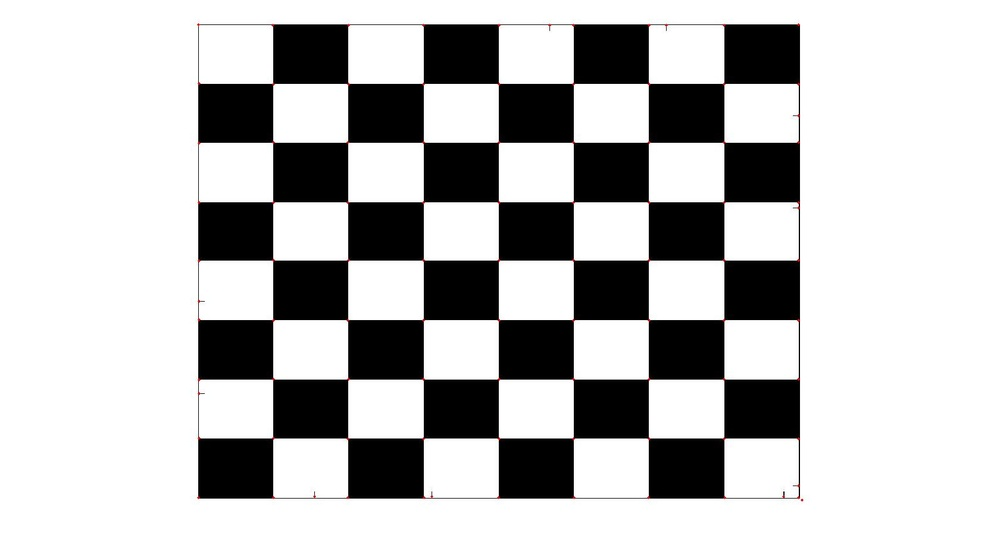
#> input picture Computer Vision_Solving basic questions/Data/Question2-1.jpg, 1000 x 545 px, shrunk from 1680 x 916 before the run
$ python main.py
#> lines starting #> are read from the running program, lines starting #| are printed output that depends on the picture; after the words box and inside, x2 and y2 are one past the last pixel; in counts of white or black regions, pixels touching at a corner belong together
### Computer Vision_Solving basic questions/utils.py
import os
import sys
import glob
from skimage.io import imread, imsave
import numpy as np
import matplotlib.pyplot as plt
from skimage.color import rgb2gray
from skimage import img_as_ubyte

def ensure_dir(path):
    """Create directory if it doesn't exist."""
    # so that if path is empty (file in current dir) nothing is done
    if not path:
        return
    os.makedirs(path, exist_ok=True)

def imread_im2double(path, as_gray=False):
    """Read image and convert to float64 in [0,1] range."""
#> called with as_gray = True

    candidates = []
    if os.path.isabs(path):
        candidates = [path]
    else:
        candidates = [
            path,
            os.path.join(os.getcwd(), path),
            os.path.join(os.path.dirname(__file__), path),
            os.path.join(os.path.dirname(__file__), '..', path)
        ]

    found = None
    for p in candidates:
        if os.path.exists(p):
            found = p
            break

    if found is None:

        basename = os.path.basename(path)
        project_root = os.path.abspath(os.path.join(os.path.dirname(__file__), '..'))
        data_dir = os.path.join(project_root, 'Data')
        matches = []
        if os.path.exists(data_dir):
            matches = glob.glob(os.path.join(data_dir, '**', basename), recursive=True)
        if matches:
            found = matches[0]

    if found is None:
        raise FileNotFoundError(
            f"No such file: '{path}'. Tried: {candidates}. "
            f"Also searched Data/ and found: {matches if 'matches' in locals() else []}. "
            "Place the image under Data/ or update the image path in the code."
        )


    img = imread(found)
#> img is the input picture: shape (545, 1000, 3); mean R, G, B 187.8, 187.7, 187.7
    img = np.asarray(img)

    # ensures float64 for processing
    if as_gray:

        if img.ndim == 3 and img.shape[2] in (3, 4):

            img = img.astype(np.float64)
            maxv = img.max() if img.size else 1.0
#> maxv = 255
            if maxv != 0:
                img = img / maxv
            img = rgb2gray(img)
#> img: shape (545, 1000) float64
        else:
            img = img.astype(np.float64)
    else:
        img = img.astype(np.float64)

    # final normalization to [0,1]
    maxv = img.max() if img.size else 1.0
#> maxv = 1
    if maxv != 0:
        img /= maxv
    return img

# [6 lines left out: function imshow_gray, not called in this run]

def save_image(image, path):
    """Save image to given path."""
    dirpath = os.path.dirname(path)
    if dirpath:
        ensure_dir(dirpath)
    imsave(path, img_as_ubyte(image))

### Computer Vision_Solving basic questions/q2/main.py
import os
import sys
import numpy as np
from scipy import signal
import matplotlib.pyplot as plt
from utils import imread_im2double, save_image, ensure_dir

# Adding the project root to sys.path
root = os.path.abspath(os.path.join(os.path.dirname(__file__), ".."))
sys.path.insert(0, root)

def sobel(img):
    kx = np.array([[-1,0,1],[-2,0,2],[-1,0,1]], float)
    ky = kx.T
    ix = signal.convolve2d(img, kx, mode='same', boundary='symm')
    iy = signal.convolve2d(img, ky, mode='same', boundary='symm')
    return ix, iy

def gaussian(sigma, size=7):
    ax = np.linspace(-(size-1)/2., (size-1)/2., size)
    xx, yy = np.meshgrid(ax, ax)
    g = np.exp(-(xx**2+yy**2)/(2*sigma*sigma))
    return g/g.sum()

def harris_response(img, k=0.04, sigma=1.5):
    ix, iy = sobel(img)
    ixx = ix*ix
    iyy = iy*iy
    ixy = ix*iy
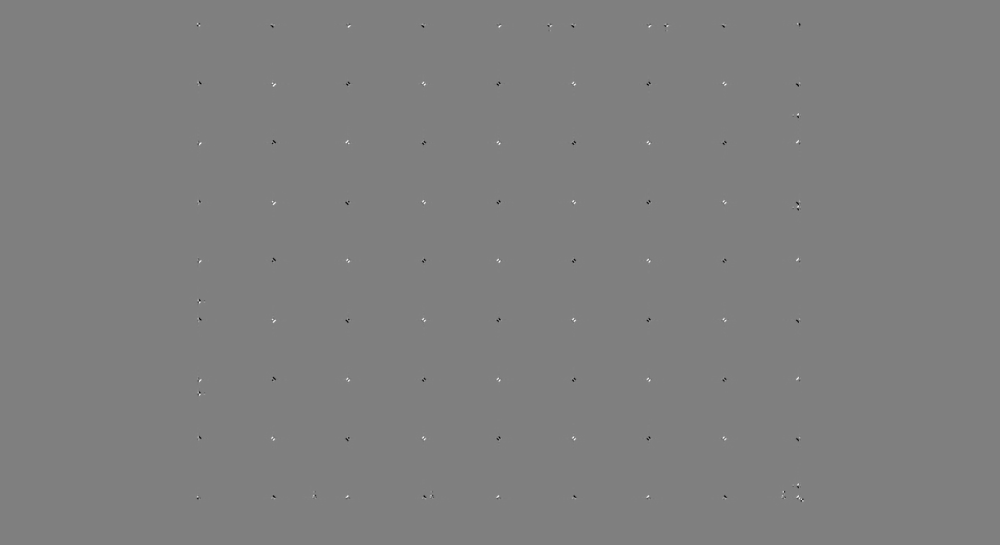
#> ixy: shape (545, 1000) float64; min -5.4, max 5.36, mean -5.54e-05; drawn with min black and max white
    g = gaussian(sigma, size=7)
    sxx = signal.convolve2d(ixx, g, mode='same', boundary='symm')
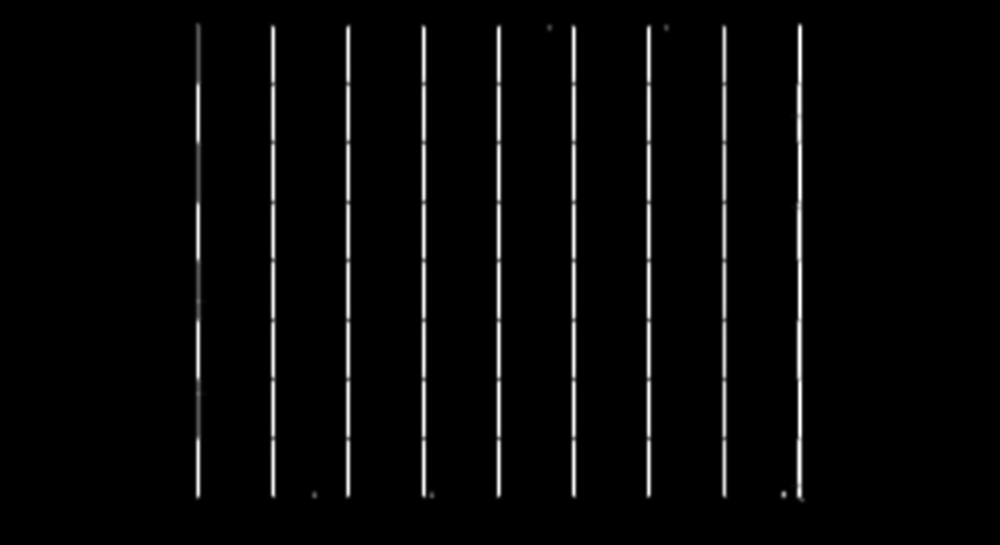
#> sxx: shape (545, 1000) float64; min 0, max 7.05, mean 0.194; drawn with min black and max white
    syy = signal.convolve2d(iyy, g, mode='same', boundary='symm')
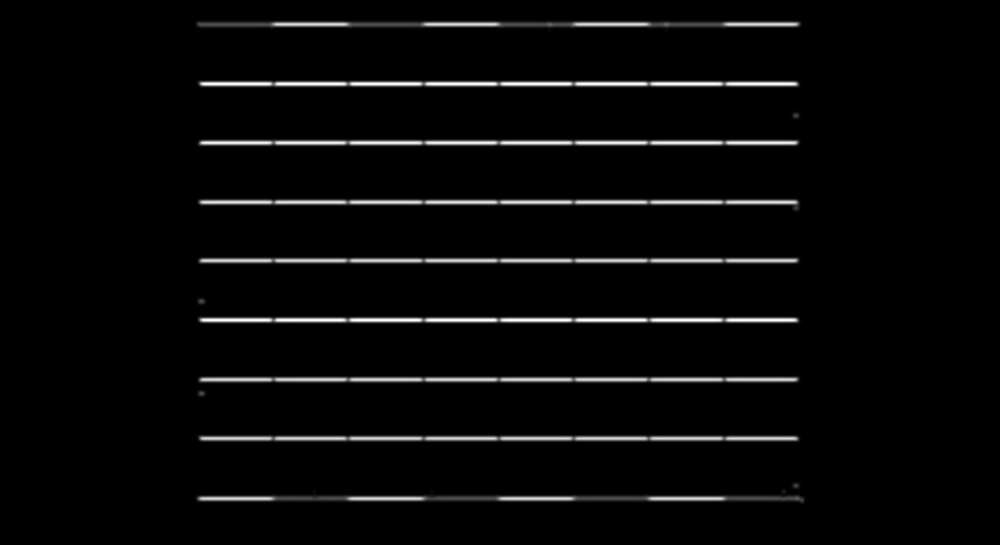
#> syy: shape (545, 1000) float64; min 0, max 7, mean 0.227; drawn with min black and max white
    sxy = signal.convolve2d(ixy, g, mode='same', boundary='symm')
    det = sxx*syy - sxy*sxy
    trace = sxx + syy
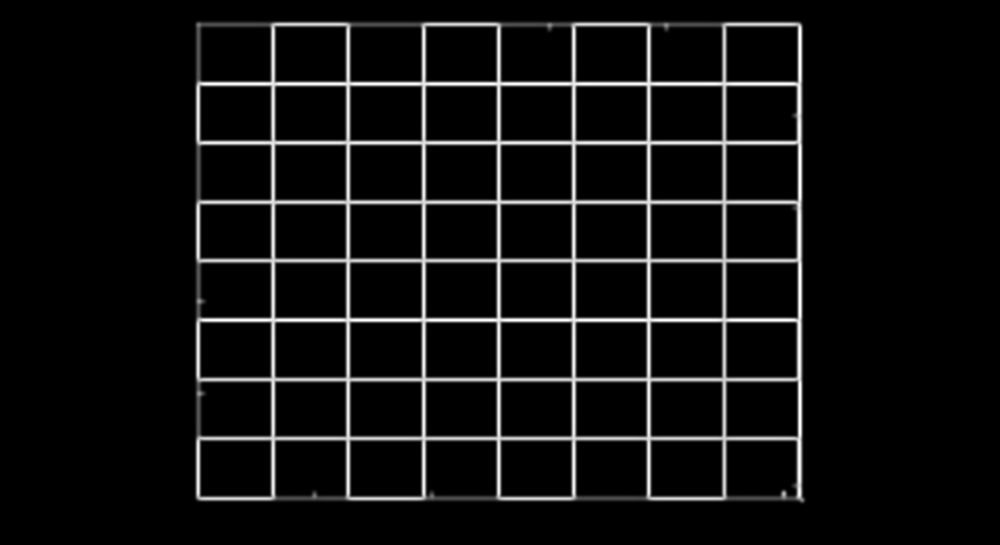
#> trace: shape (545, 1000) float64; min 0, max 7.05, mean 0.422; drawn with min black and max white
    R = det - k*(trace**2)
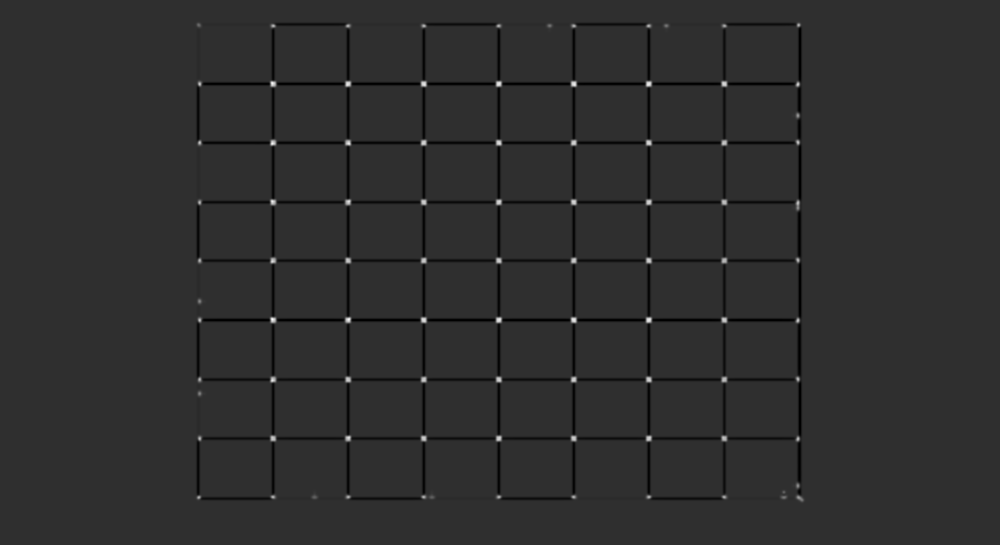
#> R: shape (545, 1000) float64; min -1.99, max 8.63, mean -0.0504; drawn with min black and max white
    return R

def nonmax_suppress(R, radius=3, thresh_rel=0.01):
#> called with radius = 4, thresh_rel = 0.02
    from scipy.ndimage import maximum_filter
    Rmax = maximum_filter(R, footprint=np.ones((2*radius+1, 2*radius+1)))
    peaks = (R==Rmax) & (R > (R.max()*thresh_rel))
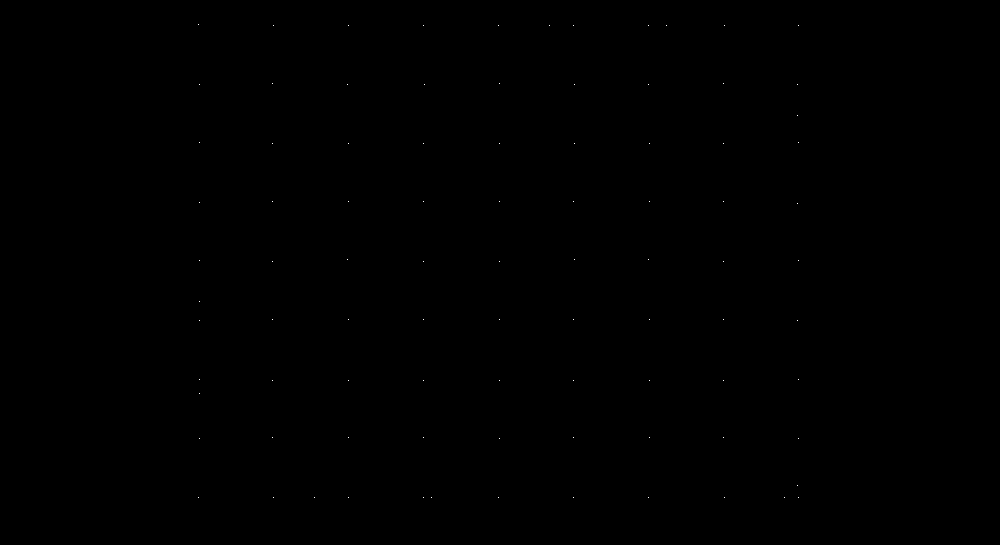
#> peaks: shape (545, 1000) bool; 0.02% white in thin lines or dots, all inside (x1, y1, x2, y2) = (198, 24, 799, 498)
    pts = np.argwhere(peaks)
#> pts = 90 pairs, first value 24 to 497, second value 198 to 798

    vals = [R[p[0],p[1]] for p in pts]
#> vals = 90 values, max 8.63 at index 49, min 1.9 at index 83, mean 6.02
    order = np.argsort(vals)[::-1]
#> order = 90 values, max 89 at index 79, min 0 at index 87, mean 44.5
    return pts[order]

def main():
    root = os.path.abspath(os.path.join(os.path.dirname(__file__), '..'))
    img_path = os.path.join(root, 'Data', 'Question2-1.jpg')
    out_dir = os.path.join(os.path.dirname(__file__), 'outputs'); ensure_dir(out_dir)
    img = imread_im2double(img_path, as_gray=True)
    R = harris_response(img)
    pts = nonmax_suppress(R, radius=4, thresh_rel=0.02)

    topk = min(200, len(pts))
#> topk = 90
    fig, ax = plt.subplots(figsize=(6,6))
    ax.imshow(img, cmap='gray')
    for p in pts[:topk]:
        ax.plot(p[1], p[0], 'ro', markersize=3)
#> this loop made 90 passes
#> p on passes 1 to 12: [319, 272], [83, 272], [143, 272], [319, 348], [201, 272], [84, 574], [319, 649], [319, 499], [84, 648], [143, 348], [83, 499], [380, 272]
    ax.set_axis_off()
    fig.savefig(os.path.join(out_dir, 'q2_harris_corners.png'), bbox_inches='tight')
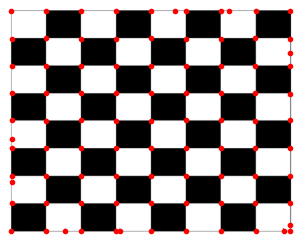
#> figure drawn by matplotlib, 1 panel
    plt.close(fig)

    normR = (R - R.min())/(R.max()-R.min()+1e-12)
    save_image(normR, os.path.join(out_dir, 'q2_response.png'))
    print("q2 done. Outputs in", out_dir)

if __name__ == '__main__':
    main()
